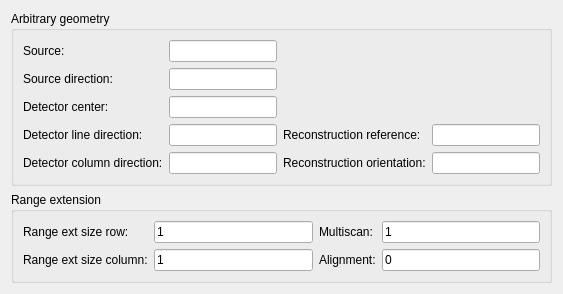
     <widget class="QWidget" name="tab_2">
      <attribute name="title">
       <string>Arbitrary geom.</string>
      </attribute>
      <layout class="QVBoxLayout" name="verticalLayout_3">
       <item>
        <widget class="QGroupBox" name="groupBox_7">
         <property name="title">
          <string>Arbitrary geometry</string>
         </property>
         <layout class="QGridLayout" name="gridLayout_10">
          <item row="0" column="0">
           <widget class="QLabel" name="label_72">
            <property name="text">
             <string>Source:</string>
            </property>
           </widget>
          </item>
          <item row="0" column="1">
           <widget class="QLineEdit" name="ArbitGeomAgvSource"/>
          </item>
          <item row="1" column="0">
           <widget class="QLabel" name="label_73">
            <property name="text">
             <string>Source direction:</string>
            </property>
           </widget>
          </item>
          <item row="1" column="1">
           <widget class="QLineEdit" name="ArbitGeomAgvSourceDirection"/>
          </item>
          <item row="2" column="0">
           <widget class="QLabel" name="label_77">
            <property name="text">
             <string>Detector center:</string>
            </property>
           </widget>
          </item>
          <item row="2" column="1">
           <widget class="QLineEdit" name="ArbitGeomAgvDetectorCenter"/>
          </item>
          <item row="3" column="0">
           <widget class="QLabel" name="label_74">
            <property name="text">
             <string>Detector line direction:</string>
            </property>
           </widget>
          </item>
          <item row="4" column="0">
           <widget class="QLabel" name="label_75">
            <property name="text">
             <string>Detector column direction:</string>
            </property>
           </widget>
          </item>
          <item row="3" column="1">
           <widget class="QLineEdit" name="ArbitGeomAgvDetLineDirection"/>
          </item>
          <item row="4" column="1">
           <widget class="QLineEdit" name="ArbitGeomAgvDetColumnDirection"/>
          </item>
          <item row="4" column="6">
           <widget class="QLabel" name="label_76">
            <property name="text">
             <string>Reconstruction orientation:</string>
            </property>
           </widget>
          </item>
          <item row="4" column="7">
           <widget class="QLineEdit" name="ArbitGeomAaRecoOrientation"/>
          </item>
          <item row="3" column="6">
           <widget class="QLabel" name="label_78">
            <property name="text">
             <string>Reconstruction reference:</string>
            </property>
           </widget>
          </item>
          <item row="3" column="7">
           <widget class="QLineEdit" name="ArbitGeomAgvRecoReference"/>
          </item>
         </layout>
        </widget>
       </item>
       <item>
        <widget class="QGroupBox" name="groupBox_8">
         <property name="title">
          <string>Range extension</string>
         </property>
         <layout class="QGridLayout" name="gridLayout_11">
          <item row="0" column="0">
           <widget class="QLabel" name="label_79">
            <property name="text">
             <string>Range ext size row:</string>
            </property>
           </widget>
          </item>
          <item row="1" column="0">
           <widget class="QLabel" name="label_82">
            <property name="text">
             <string>Range ext size column:</string>
            </property>
           </widget>
          </item>
          <item row="1" column="1">
           <widget class="QLineEdit" name="RangeExtensionNRangeExtensionSizeColumn">
            <property name="text">
             <string>1</string>
            </property>
           </widget>
          </item>
          <item row="0" column="1">
           <widget class="QLineEdit" name="RangeExtensionNRangeExtensionSizeRow">
            <property name="text">
             <string>1</string>
            </property>
           </widget>
          </item>
          <item row="0" column="2">
           <widget class="QLabel" name="label_80">
            <property name="text">
             <string>Multiscan:</string>
            </property>
           </widget>
          </item>
          <item row="0" column="3">
           <widget class="QLineEdit" name="RangeExtensionNMultiscan">
            <property name="text">
             <string>1</string>
            </property>
           </widget>
          </item>
          <item row="1" column="2">
           <widget class="QLabel" name="label_81">
            <property name="text">
             <string>Alignment:</string>
            </property>
           </widget>
          </item>
          <item row="1" column="3">
           <widget class="QLineEdit" name="RangeExtensionNAlign">
            <property name="text">
             <string>0</string>
            </property>
           </widget>
          </item>
         </layout>
        </widget>
       </item>
      </layout>
     </widget>
